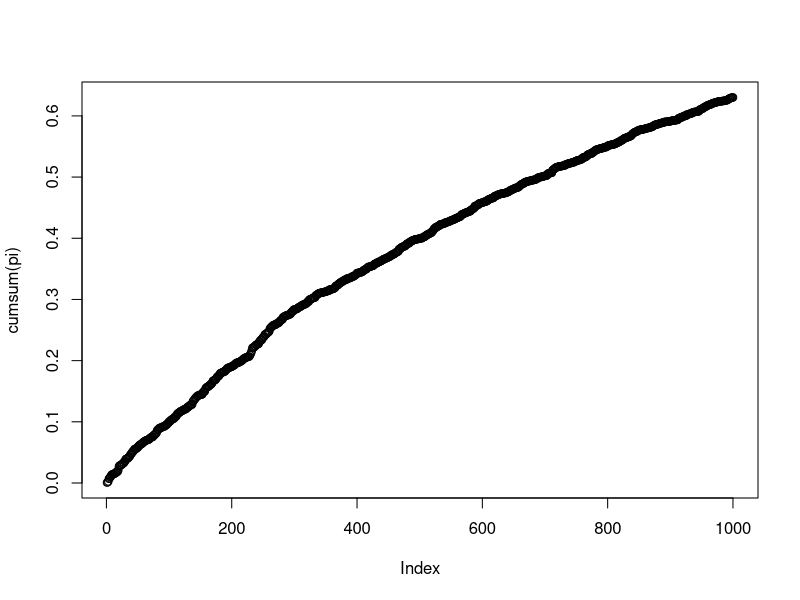
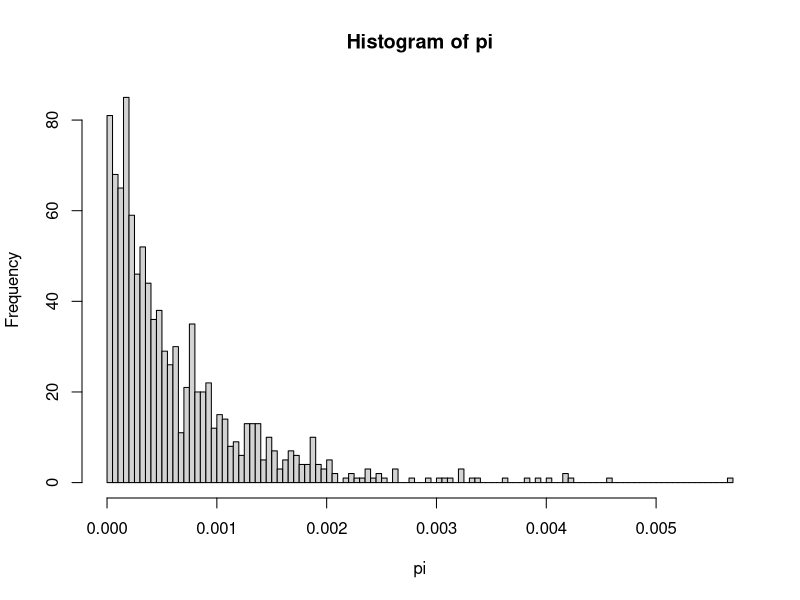
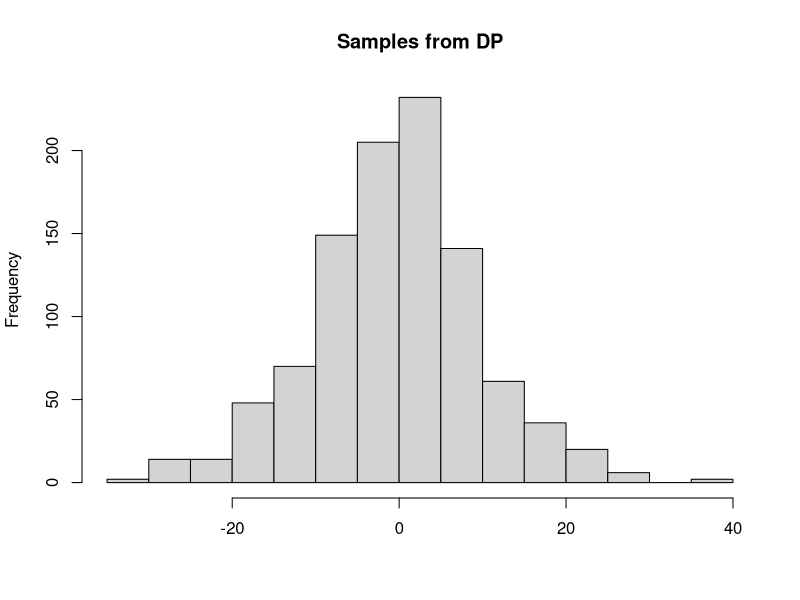

Here is the R script that generated these plots, in order:
K <- 1000

# Stick breaking
alpha <- 1000
v  <- rbeta(K, 1, alpha)

pi <- numeric(K)
pi[1] <- v[1] 
pi[2:K] <- sapply(2:K, function(i) v[i] * prod(1 - v[1:(i-1)]))

plot(cumsum(pi))
hist(pi, breaks=100)

# Atoms
G_0 <- function(n) rpois(n, 100)     # Poisson
G_0 <- function(n) rnorm(n, 0, 10) # Gaussian
y <- G_0(K) 

# Sample from the Dirichlet Process G
theta <- sample(y, prob = pi, replace = TRUE)

png("DPsamples.png", width = 16, height = 16, units = "cm", res=400)
hist(theta, breaks = 20, xlab = "", main = "Samples from DP")
dev.off()
